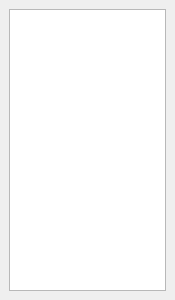
<?xml version="1.0" encoding="UTF-8"?>
<ui version="4.0">
 <class>LibraryWidget</class>
 <widget class="QDockWidget" name="LibraryWidget">
  <property name="geometry">
   <rect>
    <x>0</x>
    <y>0</y>
    <width>175</width>
    <height>300</height>
   </rect>
  </property>
  <property name="features">
   <set>QDockWidget::AllDockWidgetFeatures</set>
  </property>
  <property name="allowedAreas">
   <set>Qt::LeftDockWidgetArea|Qt::RightDockWidgetArea</set>
  </property>
  <property name="windowTitle">
   <string>Library</string>
  </property>
  <widget class="QWidget" name="dockWidgetContents">
   <layout class="QVBoxLayout" name="verticalLayout">
    <item>
     <widget class="QTreeWidget" name="treeWidget">
      <property name="rootIsDecorated">
       <bool>false</bool>
      </property>
      <property name="headerHidden">
       <bool>true</bool>
      </property>
      <attribute name="headerVisible">
       <bool>false</bool>
      </attribute>
      <column>
       <property name="text">
        <string notr="true">1</string>
       </property>
      </column>
     </widget>
    </item>
   </layout>
  </widget>
 </widget>
 <resources/>
 <connections/>
</ui>
